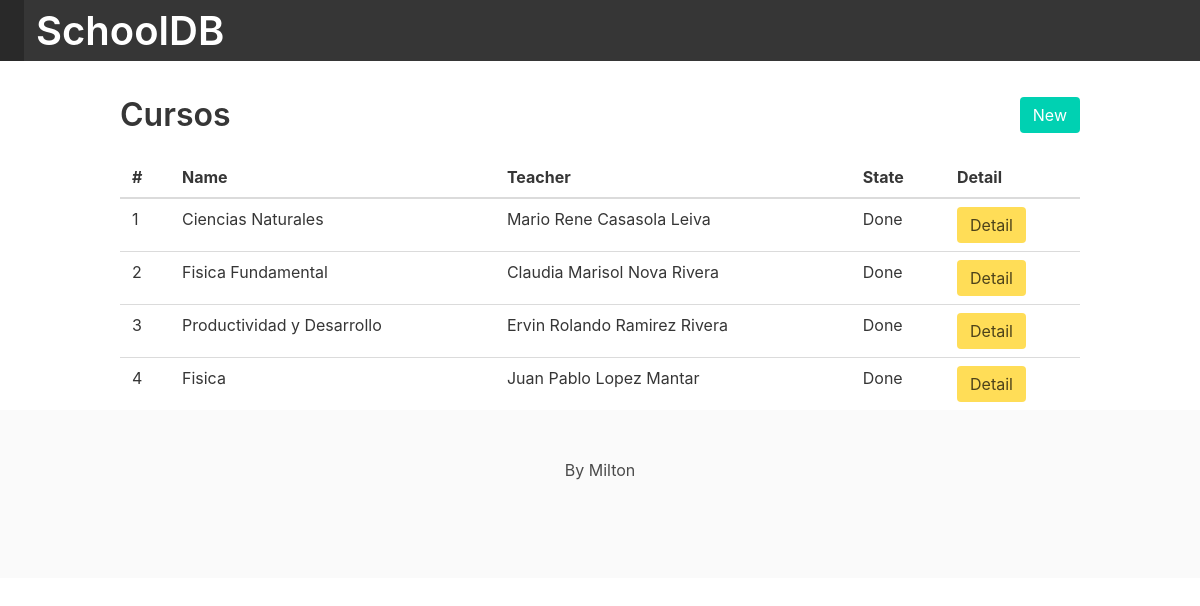
Screenshot of /curse/list.php with the database file from the repository.
### tables this page shows
CREATE TABLE subject_year(
    id INT NOT NULL PRIMARY KEY AUTO_INCREMENT,
    star_date VARCHAR(45) NULL,
    end_date VARCHAR(45) NULL,
    subject_id INT NOT NULL,
    year_id INT NOT NULL,
    teacher_id INT NOT NULL,
    FOREIGN KEY (subject_id) REFERENCES subject(id),
    FOREIGN KEY (year_id) REFERENCES year(id),
    FOREIGN KEY (teacher_id) REFERENCES teacher(id),
    UNIQUE (year_id, subject_id, teacher_id)
);

CREATE TABLE subject(
    id INT NOT NULL PRIMARY KEY AUTO_INCREMENT,
    codigo VARCHAR(50) NOT NULL UNIQUE,
    name VARCHAR(50) NOT NULL UNIQUE,
    is_active TINYINT NOT NULL
);

CREATE TABLE teacher(
    id INT NOT NULL PRIMARY KEY AUTO_INCREMENT,
    fullname VARCHAR(50) NOT NULL,
    birthdate DATE NOT NULL,
    is_active TINYINT NOT NULL
);

### curse/list.php (the view)
<?php require_once('../templates/header.php'); ?>
<?php require_once('../templates/navbar.php'); ?>
<?php
    require_once('../src/database/connection.php');
    $result = $db_con->query("SELECT s.id, s.name, t.fullname as profesor, sy.end_date as stat
                                FROM teacher t, subject s, subject_year sy, year y
                                WHERE sy.teacher_id = t.id
                                AND sy.subject_id = s.id
                                AND sy.year_id = y.id
                                AND y.year = year(now())");
?>
<div class="container" style="margin-top:3%">
  <a href="newcourse.php" class="button is-primary is-pulled-right">New</a>
  <h1 class="title">Cursos</h1>
  <table class="table is-fullwidth">
    <thead>
        <tr>
            <th>#</th>
            <th>Name</th>
            <th>Teacher</th>
            <th>State</th>
            <th>Detail</th>
        </tr>
    </thead>
    <?php
        $i = 0;
        forEach($result as $row):  ?>
    <tr>
        <td><?php echo $i = $i + 1; ?></td>
        <td><?php echo $row['name']; ?></td>
        <td><?php echo $row['profesor']; ?></td>
        <td>
        <?php  if ($row['stat']): ?>
            In process
       <?php else:  ?>
            Done
        <?php endif; ?>
        </td>
     <td>
        <a href="detail.php?detail=<?php echo $row['id']; ?>" class="button is-warning">Detail</a>
    </td>
    </tr>
<?php endforeach; ?>
</table>
</div>
<?php require_once('../templates/footer.php'); ?>

### templates/header.php (shortened to what this page needs)
<!DOCTYPE html>
<html lang="en">
<head>
    <link rel="stylesheet" href="http://<?php echo $_SERVER['SERVER_NAME']; ?>/school/css/bulma.min.css">
    <link rel="stylesheet" href="https://use.fontawesome.com/releases/v5.8.2/css/all.css">
</head>
<body>

### templates/navbar.php (shortened to what this page needs)
<nav class='navbar is-dark' role='navigation' aria-label='main navigation'>
    <div class='navbar-brand'>
        <a class='navbar-item' href='index.php'>
        <a class='navbar-item' href='index.php'>
            <p class='title is-2 has-text-white'>SchoolDB</p>
        </a>
    </div>
    <div class='navbar-end'>
        <div class='navbar-item'>
        </div>
    </div>
</nav>

### templates/footer.php
<footer class="footer">
    <div class="content has-text-centered">
        <p>
            By Milton
        </p>
    </div>
</footer>
</body>
</html>

### rows the page displays
subject_year: subject.name "Ciencias Naturales", teacher.fullname "Mario Rene Casasola Leiva", shows "Done"
subject_year: i "2", subject.name "Fisica Fundamental", teacher.fullname "Claudia Marisol Nova Rivera", shows "Done"
subject_year: i "3", subject.name "Productividad y Desarrollo", teacher.fullname "Ervin Rolando Ramirez Rivera", shows "Done"
subject_year: i "4", subject.name "Fisica", teacher.fullname "Juan Pablo Lopez Mantar", shows "Done"
